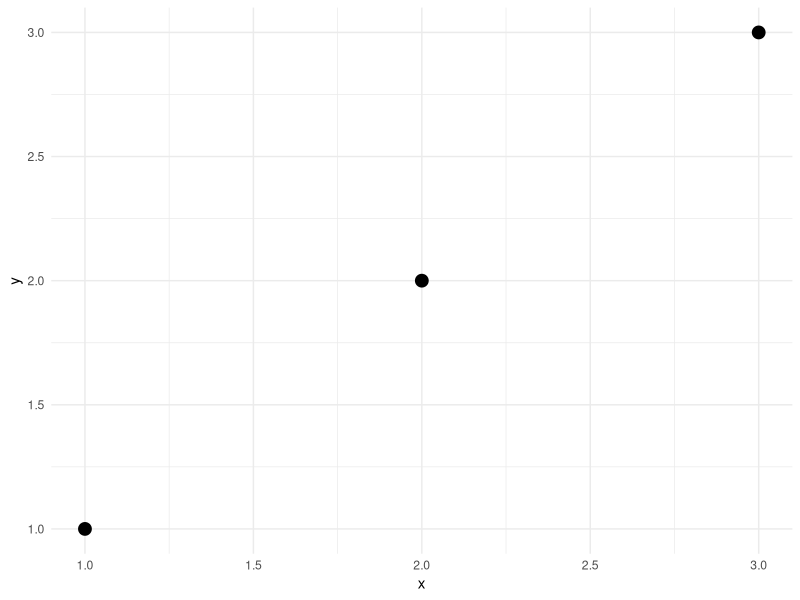
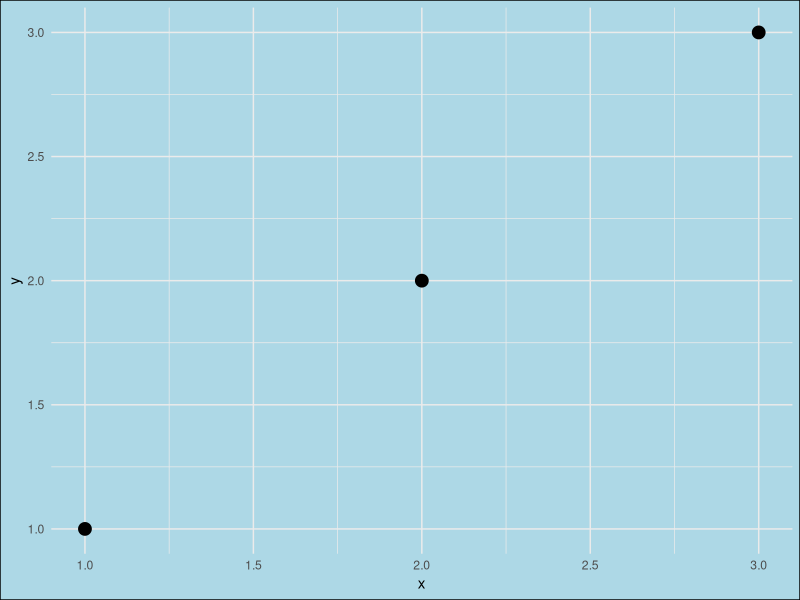
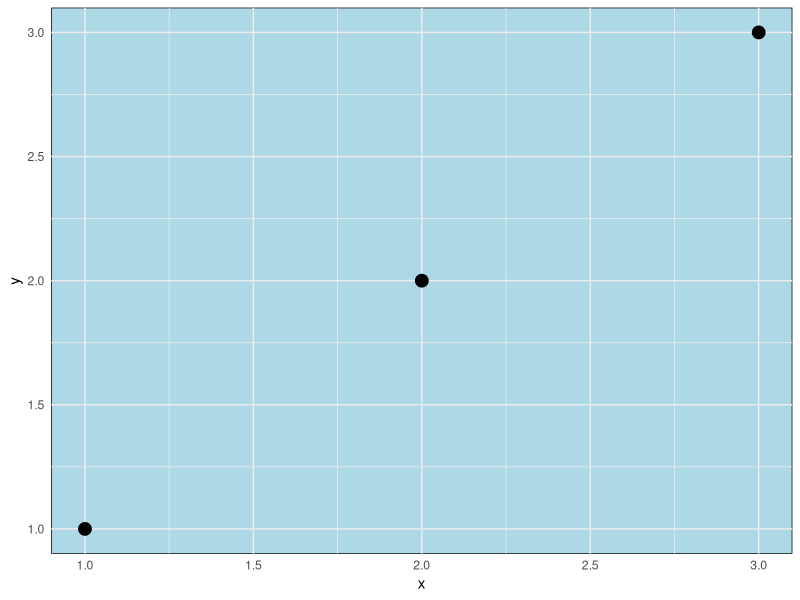
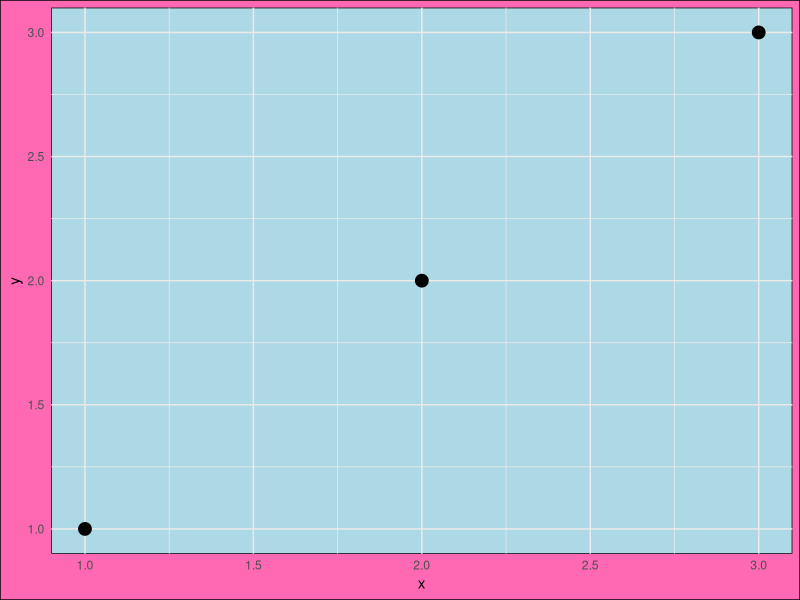
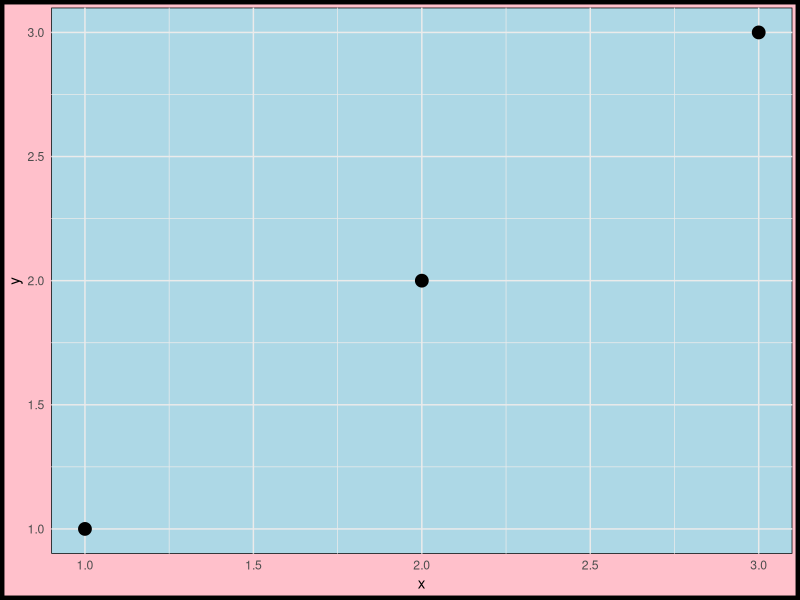
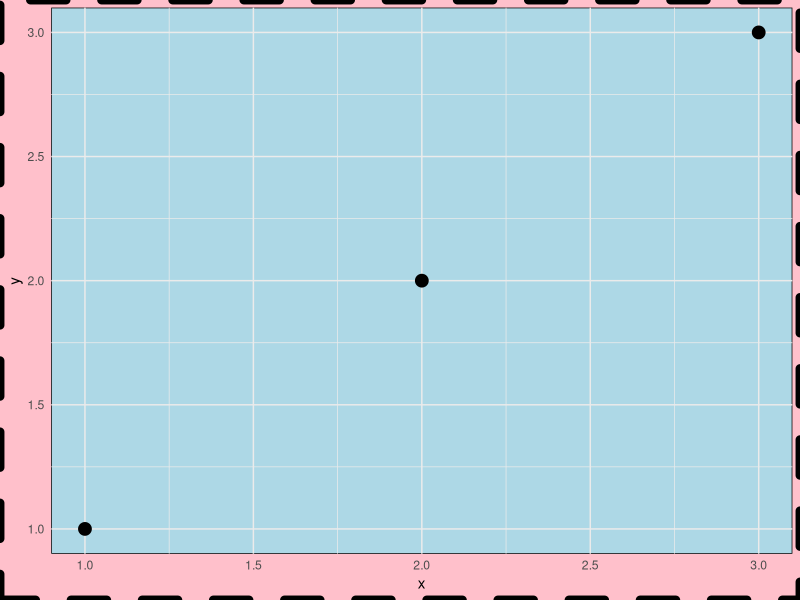
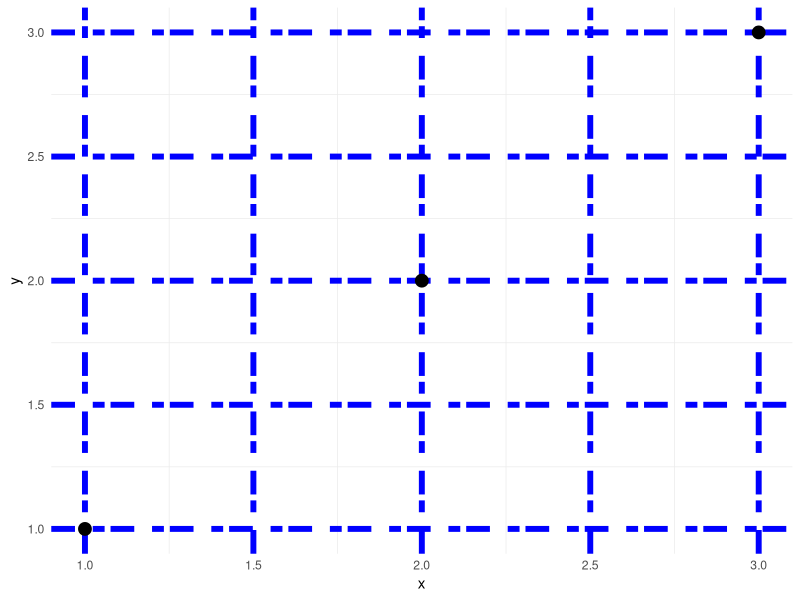
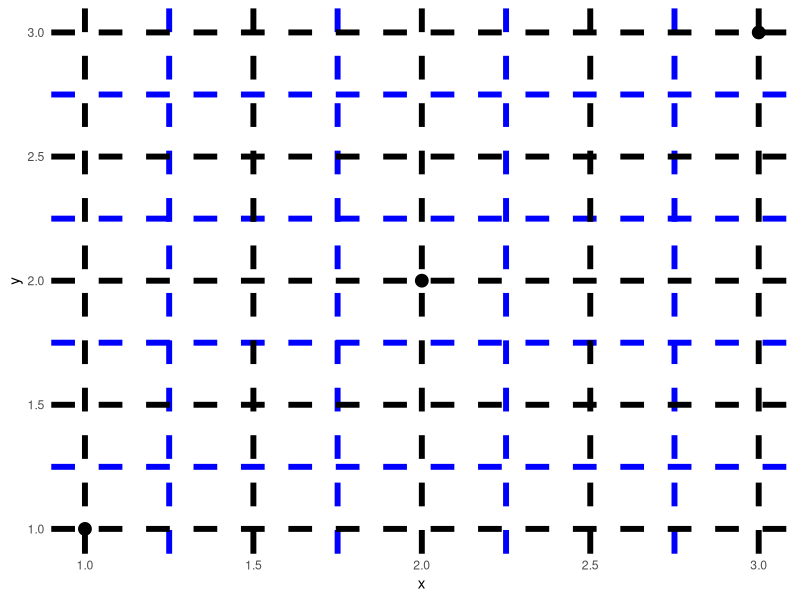

Recreate these plots in R, in order. (Note: this script raises an error after producing the figures.)
## ---- chunk 1
#| label = "setup"
library(ggplot2)
library(dplyr)

## ---- chunk 2

df = data.frame(x = 1:3,
                 y = 1:3, 
                 z = LETTERS[1:3])

base = ggplot(df, aes(x, y)) +
  geom_point(size = 4) +
  theme_minimal()

print(base)

## ---- chunk 3
#| eval = FALSE,
#| echo = TRUE

# Don't run this code

element_rect(fill = NULL, 
             color = NULL, 
             linewidth = NULL, 
             linetype = NULL,
             inherit.blank = FALSE)

## ---- chunk 4
#| echo = TRUE
base + theme(plot.background = element_rect(fill = "lightblue"))
## ---- chunk 5
#| echo = TRUE

base + theme(panel.background = element_rect(fill = "lightblue"))
## ---- chunk 6
#| echo = TRUE
base + theme(plot.background = element_rect(fill = "hotpink"),
             panel.background = element_rect(fill = "lightblue"))
## ---- chunk 7
#| echo = TRUE
base + theme(plot.background = element_rect(fill = "pink", 
                                            color = "black", 
                                            linewidth = 3)) +
  theme(panel.background = element_rect(fill = "lightblue"))
## ---- chunk 8
#| echo = TRUE
base + theme(plot.background = element_rect(fill = "pink", 
                                            color = "black", 
                                            linewidth = 3, 
                                            linetype = "dashed")) +
  theme(panel.background = element_rect(fill = "lightblue"))
## ---- chunk 9
#| echo = TRUE
base + theme(panel.grid.major = element_line(color = "blue", 
                                             linewidth = 2, 
                                             linetype = "4321"))

## ---- chunk 10
#| echo = TRUE
base + theme(panel.grid.minor = element_line(color = "blue", 
                                             linewidth = 2, 
                                             linetype = "dashed")) +
  theme(panel.grid.major = element_line(color = "black", 
                                             linewidth = 2, 
                                             linetype = "dashed"))

## ---- chunk 11
#| echo = TRUE

base + theme(aspect.ratio = 0.75)

## ---- chunk 12
#| eval = FALSE,
#| echo = TRUE

element_text(family = NULL, face = NULL, colour = NULL, linewidth = NULL,
  hjust = NULL, vjust = NULL, angle = NULL, lineheight = NULL,
  color = NULL, margin = NULL, debug = NULL, inherit.blank = FALSE)


element_line(colour = NULL, linewidth = NULL, linetype = NULL,
  lineend = NULL, color = NULL, arrow = NULL, inherit.blank = FALSE)

# where arrow describes the arrow head with the function arrow() with the following syntax

arrow(angle = 30, length = unit(0.25, "inches"),
      ends = "last", type = "open")
## ---- chunk 13
#| echo = TRUE
base + theme(axis.line = element_line(arrow = arrow(angle = 15, 
                                                    length = unit(.15, "inches"),
                                                    type = "open")))
## ---- chunk 14
#| echo = TRUE
base + theme(axis.ticks = element_line(color = "red"),
             axis.ticks.length = unit(10, units = "pt"),
             axis.text = element_text(face = "bold", 
                                      size = 12, 
                                      angle = 30 ))
## ---- chunk 15
#| echo = TRUE
base + theme(axis.ticks = element_line(color = "red"),
             axis.ticks.length = unit(10, units = "pt"),
             axis.text.x = element_text(face = "bold", 
                                      size = 12, 
                                      angle = 30,
                                      hjust = 1,
                                      vjust = 0.5 ),
             axis.text.y = element_text(face = "bold", 
                                      size = 12, 
                                      angle = 30,
                                      hjust = 0,
                                      vjust = 1 ))
## ---- chunk 16
#| echo = TRUE
base + geom_point(aes(color = z), size = 4) +
  theme(legend.key = element_blank(),
        legend.background = element_blank(),
        legend.title.align = 1,
        legend.position = c(0.1, 0.5))
## ---- chunk 17
#| echo = TRUE
p1 = base + geom_point(aes(color = z), size = 4) +
  scale_color_manual(values = c("red", "blue", "hotpink")) +
  theme(legend.key = element_rect(fill = "gray70"),
        legend.background = element_rect(fill = "gray90", color = "white"),
        legend.title.align = 1,
        legend.position = c(0.9, 0.5))
## ---- chunk 18
#| eval = FALSE,
#| echo = TRUE

# vector graphics
ggsave("plot01_2023-09-26.svg")
ggsave("plot01_2023-09-26.pdf", plot = p1,
       width = 11.5, 
       height = 8.5,
       dpi = 600)

# raster graphics 
ggsave("plot01_2023-09-26.png", plot = p1,
       width = 11.5, 
       height = 8.5,
       dpi = 600,
       bg = "white")


